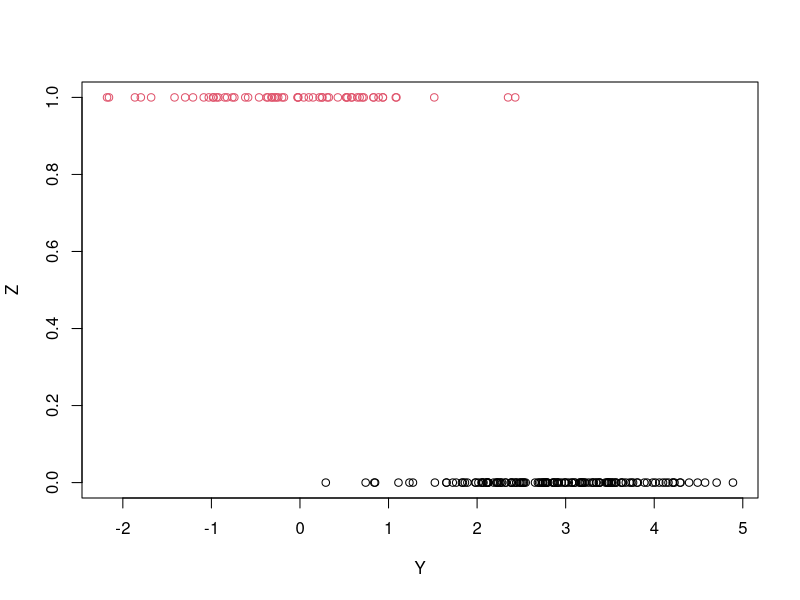

R code for this plot:
log_like_obs <- function(theta,Y)
{
    sum( log( theta[1] * dnorm(Y,theta[2],1) + 
                  (1 - theta[1]) * dnorm(Y,theta[3],1)
    )
    )
}


em_mixnorm <- function(theta0,Y,no_iters)
{
    result <- matrix(0,no_iters + 1,4)
    colnames(result) <- c("p","u1","u0","log_lik")
    result[1,1:3] <- theta0
    result[1,4] <- log_like_obs(theta0,Y)
    for(i in 1:no_iters + 1) {
        like1_weighted <- dnorm(Y,result[i-1,2],1) * result[i-1,1]
        like0_weighted <- dnorm(Y,result[i-1,3],1) * (1-result[i-1,1])
        weighs <-   like1_weighted / (like1_weighted + like0_weighted)
        #update p
        result[i,1] <- mean(weighs)
        #update u1
        result[i,2] <- sum(Y*weighs)/sum(weighs)
        result[i,3] <- sum(Y*(1-weighs))/sum(1-weighs)
        result[i,4] <- log_like_obs(result[i,1:3],Y)
    }
    result
}

gen_mixnorm <- function(theta,n)
{
    Z <- 1*(runif(n) < theta[1])
    Y <- rep(0,n)
    for(i in 1:n){
        if(Z[i]==1) Y[i] <- rnorm(1,theta[2],1)
        else Y[i] <- rnorm(1,theta[3],1)
    }
    plot (Y, Z, col = Z+1)
    Y
}

data <- gen_mixnorm(c(0.3,0,3),200)
em_mixnorm(c(0.5,-20,10),data,25)

em_mixnorm(c(0.5,0.1,0.2),data,25)

## try this and think what caused the NaN
em_mixnorm(c(0.5,50, 60),data,25)


## compare with nlm
nlm (log_like_obs, p = c(0.3,0,3), Y = data)
nlm (log_like_obs, p = c(0.3,0,2.8), Y = data)

## we see that nlm doesn't work at all in this naive implementation
